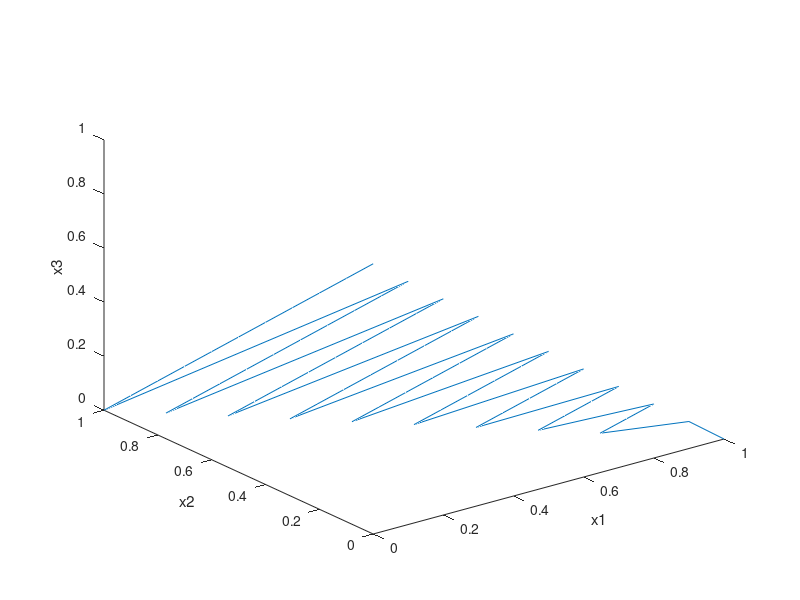

This figure's MATLAB source:
inc = 0.1;
x1=0;
x2=0;
x3=0;
x=[];
for x1=(0:inc:1)
    for x2=(0:inc:(1-x1))
        x3 = 1 - x1 - x2;
        x=[x;[x1,x2,x3]];
    end
end

plot3(x(:,1),x(:,2),x(:,3));
xlabel('x1');
ylabel('x2');
zlabel('x3');
size(x)
